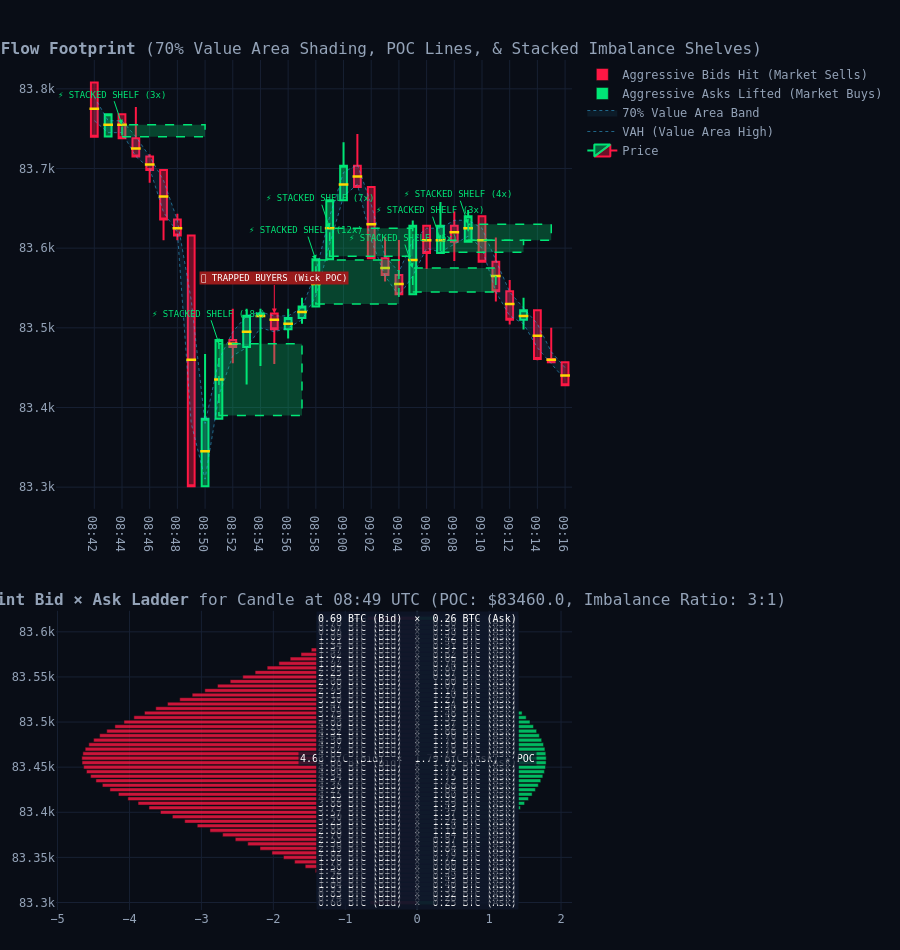

Source (notebook cell):
### Code cell
# ==============================================================================================
# Google Colab: Microstructure Volume Footprint, Value Area (70%), POC & Stacked Imbalance Visualizer
# ==============================================================================================

# In Google Colab, plotly and pandas are pre-installed. If not, uncomment the next line:
# !pip install plotly requests pandas numpy

import json
import urllib.request
import numpy as np
import pandas as pd
from datetime import datetime
import plotly.graph_objects as go
from plotly.subplots import make_subplots

def fetch_binance_klines(symbol='BTCUSDT', interval='1m', limit=35):
    url = f"https://api.binance.com/api/v3/klines?symbol={symbol}&interval={interval}&limit={limit}"
    req = urllib.request.Request(url, headers={'User-Agent': 'Mozilla/5.0'})
    with urllib.request.urlopen(req) as resp:
        raw = json.loads(resp.read().decode())
    return raw

def compute_footprint_features(raw_klines, tick_size=5.0, imbalance_ratio=3.0, value_area_pct=0.70):
    candles = []
    
    for row in raw_klines:
        t_open = int(row[0])
        dt_str = datetime.utcfromtimestamp(t_open / 1000.0).strftime('%H:%M')
        open_p = float(row[1])
        high_p = float(row[2])
        low_p = float(row[3])
        close_p = float(row[4])
        vol = float(row[5])
        taker_buy = float(row[9])
        taker_sell = max(0.0, vol - taker_buy)

        # Price binning into discrete ticks (e.g. $5 ticks)
        p_min = np.floor(low_p / tick_size) * tick_size
        p_max = np.ceil(high_p / tick_size) * tick_size
        count = max(1, int(round((p_max - p_min) / tick_size)))

        # Constrained distribution using actual Binance taker buy/sell volumes
        center_p = (open_p + close_p) * 0.5
        weights = []
        for i in range(count):
            p = p_min + i * tick_size
            dist = abs((p - center_p) / max(1e-4, p_max - p_min))
            w = np.exp(-dist * dist * 8.0)
            weights.append(max(0.08, w))
        weights = np.array(weights)
        weights /= weights.sum()

        levels = []
        for i in range(count):
            p = p_min + i * tick_size
            buy_v = taker_buy * weights[i]
            sell_v = taker_sell * weights[i]
            levels.append({'price': p, 'buy': buy_v, 'sell': sell_v})

        # 1. Point of Control (POC)
        poc_idx = 0
        max_vol = -1.0
        total_vol = 0.0
        for i, lvl in enumerate(levels):
            v = lvl['buy'] + lvl['sell']
            total_vol += v
            if v > max_vol:
                max_vol = v
                poc_idx = i
        poc_p = levels[poc_idx]['price']

        # 2. 70% Value Area Outward Greedy Expansion from POC
        va_cum = max_vol
        va_lo = poc_idx
        va_hi = poc_idx
        target_va = total_vol * value_area_pct

        while va_cum < target_va and (va_lo > 0 or va_hi + 1 < count):
            lo_v = (levels[va_lo - 1]['buy'] + levels[va_lo - 1]['sell']) if va_lo > 0 else -1.0
            hi_v = (levels[va_hi + 1]['buy'] + levels[va_hi + 1]['sell']) if va_hi + 1 < count else -1.0
            if lo_v < 0 and hi_v < 0:
                break
            if hi_v >= lo_v:
                va_hi += 1
                va_cum += hi_v
            else:
                va_lo -= 1
                va_cum += lo_v

        val_p = levels[va_lo]['price']
        vah_p = levels[va_hi]['price']

        # 3. True Diagonal Imbalances (Ask at tick i vs Bid at tick i-1 >= 3.0)
        for i in range(count):
            is_buy_imb = (levels[i]['buy'] / levels[i - 1]['sell'] >= imbalance_ratio) if (i > 0 and levels[i - 1]['sell'] > 0.01) else False
            is_sell_imb = (levels[i]['sell'] / levels[i + 1]['buy'] >= imbalance_ratio) if (i + 1 < count and levels[i + 1]['buy'] > 0.01) else False
            levels[i]['is_buy_imb'] = is_buy_imb
            levels[i]['is_sell_imb'] = is_sell_imb

        # 4. Stacked Imbalance Zones (>= 3 contiguous adjacent levels)
        stacked_buy_zones = []
        cur_stack = 0
        stack_start = levels[0]['price']
        for lvl in levels:
            if lvl['is_buy_imb']:
                if cur_stack == 0:
                    stack_start = lvl['price']
                cur_stack += 1
            else:
                if cur_stack >= 3:
                    stacked_buy_zones.append((stack_start, lvl['price'], cur_stack))
                cur_stack = 0
        if cur_stack >= 3:
            stacked_buy_zones.append((stack_start, levels[-1]['price'], cur_stack))

        # 5. Trapped Volume at Wicks (Absorption Top)
        candle_range = max(1e-4, high_p - low_p)
        poc_rel = (poc_p - low_p) / candle_range
        trapped_buyers = (poc_rel >= 0.80 and close_p < poc_p)

        candles.append({
            'time_str': dt_str,
            'timestamp': t_open,
            'open': open_p, 'high': high_p, 'low': low_p, 'close': close_p,
            'vol': vol, 'delta': taker_buy - taker_sell,
            'poc': poc_p, 'val': val_p, 'vah': vah_p,
            'stacked_buy': stacked_buy_zones,
            'trapped_buyers': trapped_buyers,
            'poc_rel': poc_rel,
            'levels': levels
        })

    return candles

def plot_interactive_footprint(candles):
    df = pd.DataFrame(candles)
    n = len(df)
    times = df['time_str'].tolist()

    # Pick the highest volume candle to render the deep-dive footprint ladder
    focus_idx = int(np.argmax(df['vol']))
    focus_c = candles[focus_idx]

    fig = make_subplots(
        rows=2, cols=1,
        shared_xaxes=False,
        vertical_spacing=0.12,
        subplot_titles=[
            f"<b>BTCUSDT Order Flow Footprint</b> (70% Value Area Shading, POC Lines, & Stacked Imbalance Shelves)",
            f"<b>Deep-Dive Footprint Bid × Ask Ladder</b> for Candle at {focus_c['time_str']} UTC (POC: ${focus_c['poc']:.1f}, Imbalance Ratio: 3:1)"
        ],
        row_heights=[0.60, 0.40]
    )

    # 1. Main Candlesticks
    fig.add_trace(go.Candlestick(
        x=times,
        open=df['open'], high=df['high'], low=df['low'], close=df['close'],
        name='Price',
        increasing_line_color='#00E676', decreasing_line_color='#FF1744',
        increasing_fillcolor='rgba(0, 230, 118, 0.4)', decreasing_fillcolor='rgba(255, 23, 68, 0.4)'
    ), row=1, col=1)

    # 2. 70% Value Area Envelopes (VAH and VAL)
    fig.add_trace(go.Scatter(
        x=times, y=df['vah'],
        line=dict(color='rgba(56, 189, 248, 0.5)', width=1, dash='dot'),
        name='VAH (Value Area High)',
        showlegend=True
    ), row=1, col=1)

    fig.add_trace(go.Scatter(
        x=times, y=df['val'],
        line=dict(color='rgba(56, 189, 248, 0.5)', width=1, dash='dot'),
        fill='tonexty',
        fillcolor='rgba(56, 189, 248, 0.08)',
        name='70% Value Area Band',
        showlegend=True
    ), row=1, col=1)

    # 3. Gold POC Lines on each candle
    for i, c in enumerate(candles):
        fig.add_shape(
            type="line",
            x0=i - 0.35, x1=i + 0.35,
            y0=c['poc'], y1=c['poc'],
            line=dict(color="#FFD700", width=2.5),
            row=1, col=1
        )

    # 4. Stacked Imbalance Support Shelves (Extended forward)
    for i, c in enumerate(candles):
        if c['stacked_buy']:
            for s_start, s_end, count in c['stacked_buy']:
                fig.add_shape(
                    type="rect",
                    x0=i, x1=min(n - 1, i + 6),
                    y0=s_start, y1=s_end,
                    fillcolor="rgba(0, 230, 118, 0.25)",
                    line=dict(color="#00E676", width=1.5, dash="dash"),
                    row=1, col=1
                )
                fig.add_annotation(
                    x=i, y=s_end,
                    text=f"⚡ STACKED SHELF ({count}x)",
                    showarrow=True, arrowhead=2, arrowcolor="#00E676",
                    font=dict(size=9, color="#00E676"),
                    row=1, col=1
                )

    # 5. Trapped Buyers / Wick Trap Annotations
    for i, c in enumerate(candles):
        if c['trapped_buyers']:
            fig.add_annotation(
                x=times[i], y=c['high'],
                text="🛑 TRAPPED BUYERS (Wick POC)",
                showarrow=True, arrowhead=2, arrowcolor="#FF1744", ax=0, ay=-35,
                bgcolor="#991B1B", font=dict(size=9, color="#FFFFFF"),
                row=1, col=1
            )

    # 6. Deep-Dive Footprint Bid × Ask Ladder for Focus Candle (Sub-Plot 2)
    flvls = focus_c['levels']
    prices = [lvl['price'] for lvl in flvls]
    buy_vols = [lvl['buy'] for lvl in flvls]
    sell_vols = [-lvl['sell'] for lvl in flvls] # Negative for visual bid/ask split

    text_labels = []
    for lvl in flvls:
        imb_tag = ""
        if lvl['is_buy_imb']: imb_tag = " [3:1 BUY IMB ⚡]"
        elif lvl['is_sell_imb']: imb_tag = " [3:1 SELL IMB 🛑]"
        poc_tag = " ★ POC" if abs(lvl['price'] - focus_c['poc']) < 1e-4 else ""
        text_labels.append(f"{lvl['sell']:.2f} BTC (Bid)  ×  {lvl['buy']:.2f} BTC (Ask){imb_tag}{poc_tag}")

    fig.add_trace(go.Bar(
        y=prices, x=buy_vols, orientation='h',
        name='Aggressive Asks Lifted (Market Buys)',
        marker=dict(color='#00E676', opacity=0.8),
        hovertext=[f"Price ${p:.1f}: Buy Vol = {b:.2f} BTC" for p, b in zip(prices, buy_vols)],
        hoverinfo='text'
    ), row=2, col=1)

    fig.add_trace(go.Bar(
        y=prices, x=sell_vols, orientation='h',
        name='Aggressive Bids Hit (Market Sells)',
        marker=dict(color='#FF1744', opacity=0.8),
        hovertext=[f"Price ${p:.1f}: Sell Vol = {-s:.2f} BTC" for p, s in zip(prices, sell_vols)],
        hoverinfo='text'
    ), row=2, col=1)

    for p, txt in zip(prices, text_labels):
        fig.add_annotation(
            x=0, y=p, text=txt,
            showarrow=False,
            font=dict(size=10, color="#FFFFFF", family="monospace"),
            bgcolor="rgba(15, 23, 42, 0.75)",
            row=2, col=1
        )

    # Dark Theme Layout
    fig.update_layout(
        template='plotly_dark',
        height=950,
        barmode='relative',
        paper_bgcolor='#090d16',
        plot_bgcolor='#090d16',
        font=dict(color='#94a3b8', family='JetBrains Mono, monospace'),
        margin=dict(l=40, r=40, t=60, b=40),
        xaxis_rangeslider_visible=False
    )
    
    fig.update_xaxes(gridcolor='#172033')
    fig.update_yaxes(gridcolor='#172033')

    fig.show()

if __name__ == '__main__':
    print("Fetching live Binance klines and computing footprint order flow...")
    raw = fetch_binance_klines(symbol='BTCUSDT', interval='1m', limit=35)
    candles = compute_footprint_features(raw, tick_size=5.0, imbalance_ratio=3.0, value_area_pct=0.70)
    plot_interactive_footprint(candles)
    print("Footprint calculation and interactive visualization complete!")
